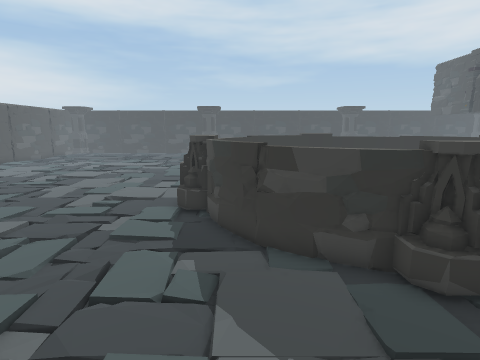
view 1 (above)

17 first-person views from a walk through a 3-D level made in the Unity game engine. The camera is 1.4 m above the floor, tilts 10° down and sees 80° across. The floor is counted in squares, 0.45 m on a side. Each view is taken from the middle of a square. On the plan, view 1 faces up. The plan holds only what a view shows up to about 20 squares ahead; the rest is blank. The place goes on beyond the plan. The player is left out. Door leaves are left out, so doorways stand open.

view 2
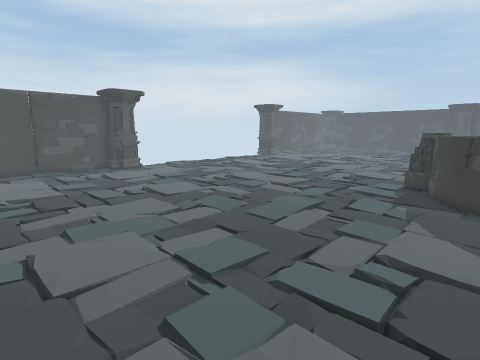

view 3
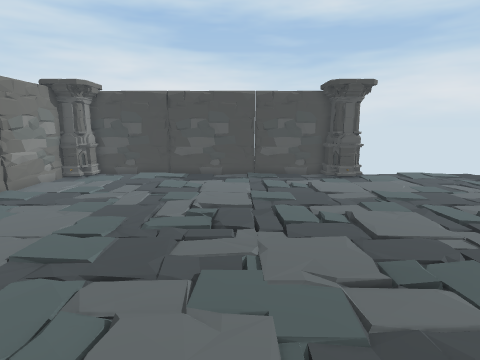

view 4
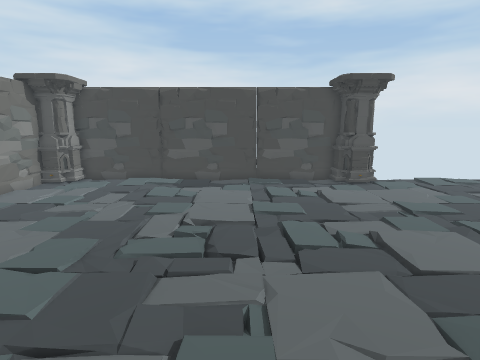

view 5
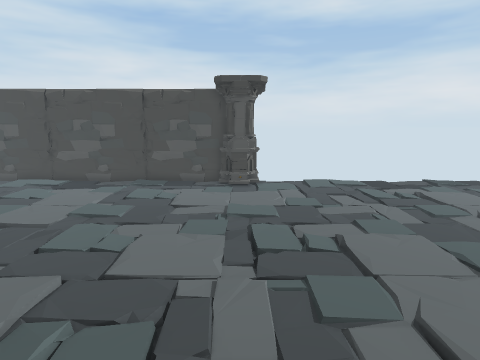

view 6
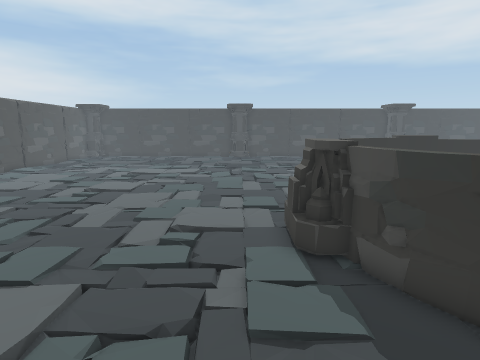

view 7
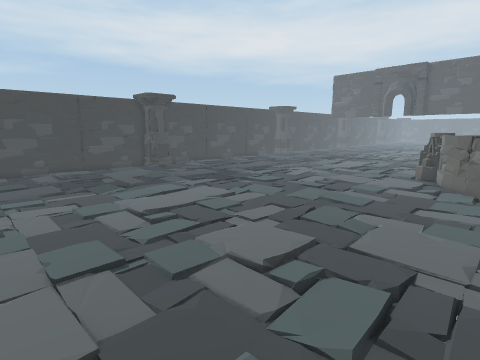

view 8
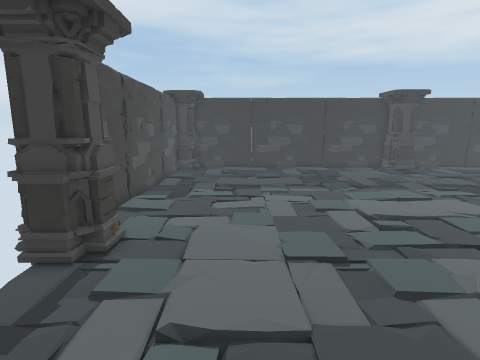

view 9
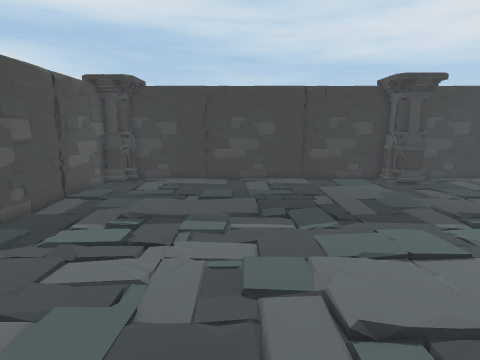

view 10
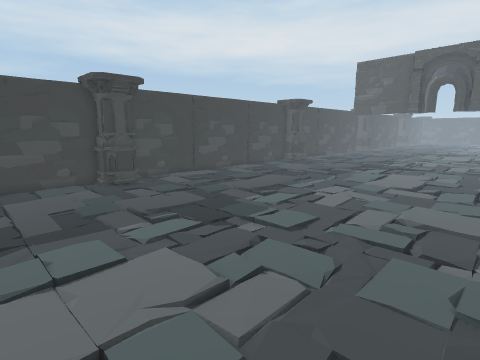

view 11
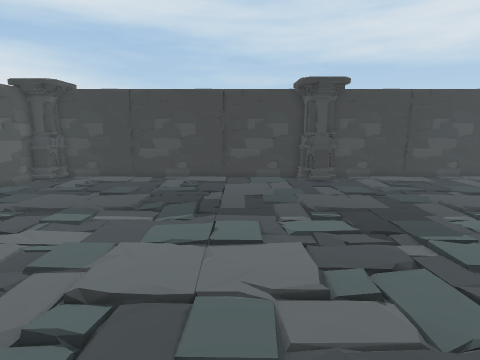

view 12
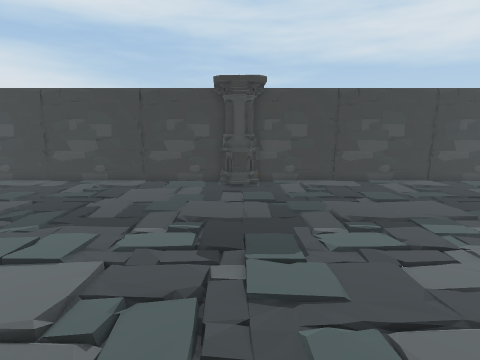

view 13
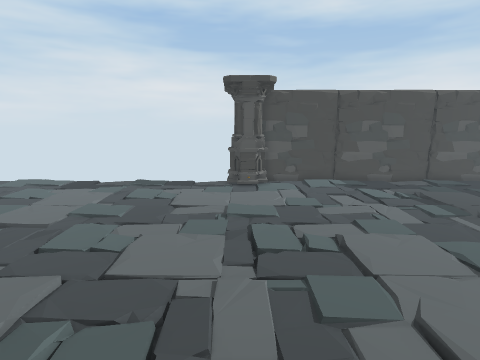

view 14
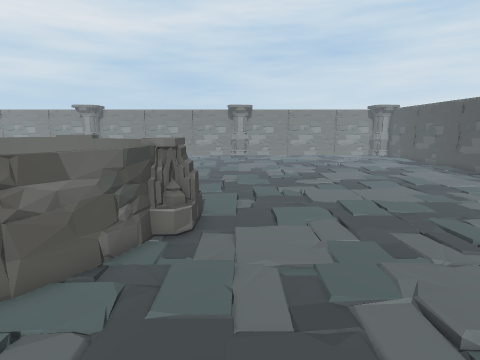

view 15
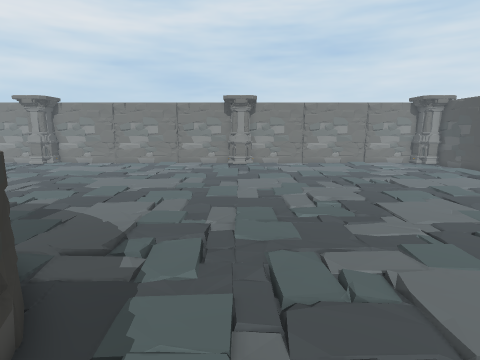

view 16
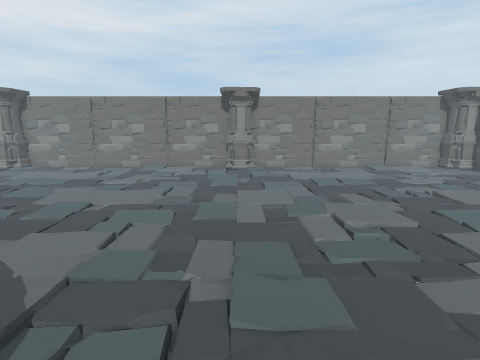

view 17
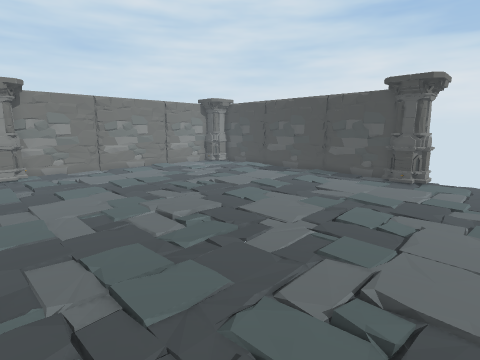

### Floor plan
Key: @ floor where view 1 was taken; # wall or solid block; . floor; = window, fence, low wall or low ledge; v drop or lower ground; O other object.
Columns run from 23 left of view 1 to 8 right of it. Each row starts with its distance up from view 1.
 39   O################ ############
 38  OO.............. OOO...........
 37  #.................O............
 36  #..............................
 35  #..............................
 34  #.............................
 33  #............................
 32  #............................
 31  #.......==................==..
 30  #.............=................
 29  #.........=.................=..
 28  #..............................
 27  #..............................
 26  #=.................=...........
 25  #=........=.................=..
 24  #O......... ................. .
 23  OOO.............=..............
 22 OOOO..........................
 21  OO..........................
 20   ..........................v
 19   ........................#OOO
 18   ......................#=##O##=
 17   .....................###     #
 16   .....................=
 15   ....................=#
 14   ....................#
 13   .......  ..........O#
 12   .............=....OOO
 11   .........=.........O#
 10   ....................=
  9   ....................##
  8  #=.................=..##
  7  ==........=........... =##   ##
  6   .......... ............##O #=
  5  OO..............=.........O
  4   OO........................
  3  OO.........................
  2  #...........................
  1  #............................
  0  #.....................@.......
 -1  #..............................
 -2  #..............................
 -3  #..............................
 -4  #..............................
 -5  #.......==................==...
 -6  #.............=................
 -7  #.........=.................=..
 -8  #..............................
 -9  #..............................
-10  #=.................=...........
-11  #=........=........       ..=
-12  #..........  ......
-13  OO........    ..=OOO

Where each view was taken, in squares from view 1:
view 1: 0 up, 0 right, facing up
view 2: 6 down, 2 right, facing up-left
view 3: 3 down, 2 left, facing left
view 4: 3 down, 4 left, facing left
view 5: 4 up, 4 left, facing left
view 6: 4 up, 4 left, facing up
view 7: 15 up, 17 left, facing up-right
view 8: 15 up, 17 left, facing up
view 9: 21 up, 14 left, facing up
view 10: 21 up, 11 left, facing up-right
view 11: 20 up, 9 left, facing up
view 12: 21 up, 4 left, facing up
view 13: 22 up, 4 left, facing left
view 14: 22 up, 4 left, facing down
view 15: 13 up, 4 left, facing down
view 16: 9 up, 4 left, facing down
view 17: 9 up, 2 left, facing down-left
